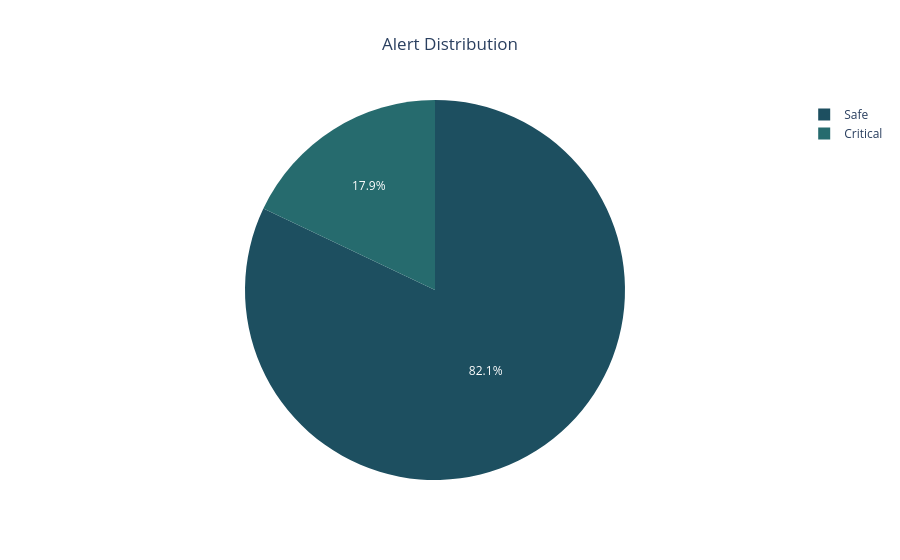

Notebook code for this chart:
### Markdown cell above
### 7  Alert Distribution

- Shows proportion of safe vs critical districts.

### Code cell
fig5 = px.pie(
    df,
    names='alert',
    title='Alert Distribution',
    color_discrete_sequence=px.colors.sequential.Blugrn_r  # ✅ Blue-Green
)

fig5.update_layout(
    template='plotly_white',
    title_x=0.5
)

fig5.show()

### Figure 1 — Plotly figure (JSON) as saved in the notebook; plotly's stock layout.template omitted (floating-point values rounded to 4 significant figures; data arrays with more than 128 entries replaced by an {"elided": "..."} marker saying what was removed)
{"data": [{"domain": {"x": [0, 1], "y": [0, 1]}, "hovertemplate": "alert=%{label}<extra></extra>", "labels": {"elided": "758 str values"}, "legendgroup": "", "name": "", "showlegend": true, "type": "pie"}], "layout": {"legend": {"tracegroupgap": 0}, "piecolorway": ["rgb(29, 79, 96)", "rgb(38, 107, 110)", "rgb(54, 135, 122)", "rgb(77, 162, 132)", "rgb(109, 188, 144)", "rgb(150, 210, 164)", "rgb(196, 230, 195)"], "title": {"text": "Alert Distribution", "x": 0.5}}}
